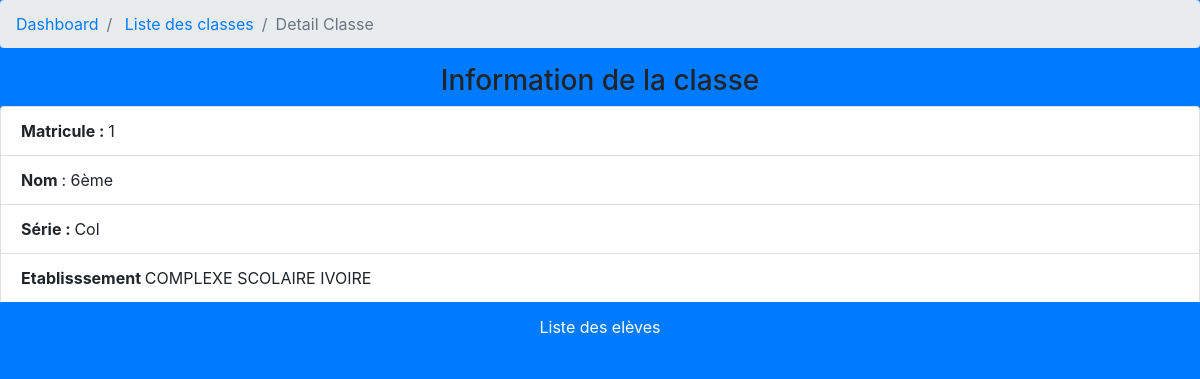
/ets/classe/1, run on the app's committed database.
### etablissements/models.py (models this page shows, shortened)
class Classe(models.Model):
    nom = models.CharField(max_length=256)
    SERIE = (('Col', 'Collège'),
             ('A4', 'A4'),
             ('S', 'S'),
             ('D', 'D'),
             ('C4', 'C'),
             ('E', 'E'),
             ('F2', 'F2'),
             ('F4', 'F4'),
             ('G1', 'G1'),
             ('G2', 'G2'),
             ('G3', 'G3'))
    serie = models.CharField(choices=SERIE, max_length=256)
    etbs = models.ForeignKey('etablissements.Etablissement', related_name='classes',
                            on_delete=models.CASCADE, null=True)
    titulaire = models.OneToOneField('etablissements.Enseignant', related_name='titulaire',
                             on_delete=models.CASCADE, null=True)
    date_creation = models.DateTimeField(auto_now_add=True)
    eff = models.IntegerField(blank=True, null=True)
    moygen1= models.FloatField(blank=True, null=True)
    min1 = models.FloatField(blank=True, null=True)
    min2 = models.FloatField(blank=True, null=True)
    min3 = models.FloatField(blank=True, null=True)
    min = models.FloatField(blank=True, null=True)
    max1 = models.FloatField(blank=True, null=True)
    max2 = models.FloatField(blank=True, null=True)
    max3 = models.FloatField(blank=True, null=True)
    max = models.FloatField(blank=True, null=True)
    moygen2 = models.FloatField(blank=True, null=True)
    moygen3 = models.FloatField(blank=True, null=True)
    moygen = models.FloatField(blank=True, null=True)
    class Meta:
        db_table = "classe"
        verbose_name = "Classe"
        verbose_name_plural = "Classes"

class Etablissement(models.Model):
    nom = models.CharField(max_length=256)
    bp = models.CharField(max_length=20, blank=True, null=True)
    adresse = models.TextField(blank=True, null=True)
    contact = models.BigIntegerField(blank=True, null=True)
    email = models.EmailField(blank=True, null=True, max_length=50)
    inspection = models.ForeignKey('etablissements.Inspection', related_name='etablissements',
                                      on_delete=models.CASCADE, null=True)
    activation = models.BooleanField(default=False)
    logo = models.ImageField(upload_to="ets", blank=True, null=True)
    plan = models.ImageField(upload_to="ets/plan", blank=True, null=True)
    chef = models.OneToOneField('etablissements.Enseignant', related_name='chefetb',on_delete=models.CASCADE, null=True)
    date_creation = models.DateTimeField(auto_now_add=True)
    class Meta:
        db_table = "etablissement"
        verbose_name = "Etablissement"
        verbose_name_plural = "Etablissements"

### etablissements/views.py (the view)
# urls.py: path('classe/<str:pk>', ClasseDetailView.as_view(), name='classe_show'),
class ClasseDetailView(DetailView):
    model = Classe
    template_name = 'classe/detail.html'
    context_object_name = 'classe'

### bulletin/templates/classe/detail.html
{% extends 'base.html' %}
{% load static %}
{% block content %}
    <ol class="breadcrumb">
        <li class="breadcrumb-item">
            <a href="{% url 'home_page' %}">Dashboard</a>
        </li>
        <li class="breadcrumb-item">
            <a href="{% url 'classe_index' %}">Liste des classes</a>
        </li>
        <li class="breadcrumb-item active">Detail Classe</li>
    </ol>
    <div class="row">
        <div class="col">
            <h3 class="text-center">Information de la classe</h3>
            <ul class="list-group">
                <li class="list-group-item"><strong>Matricule : </strong> {{ classe.id }}</li>
                <li class="list-group-item"><strong>Nom </strong>
                    : {{ classe.nom.capitalize }}
                </li>
                <li class="list-group-item"><strong>Série : </strong> {{ classe.serie }}</li>
                <li class="list-group-item"><strong>Etablisssement </strong>{{ classe.etbs.nom }}
                   </li>
                <a target="_blank" class="list-group-item list-group-item-action active text-center"
                   href="{% url 'classe_show' pk=classe.id %}"><span>Liste des elèves</span></a>
            </ul>
        </div>
    </div>
{% endblock %}

### static/dashboard/css/sb-admin.css (style rules this page uses)
html { position: relative; min-height: 100%; }
body { overflow-x: hidden; }

### data on the page
Classe: id "1", nom "6ème", serie "Col", etbs.nom "COMPLEXE SCOLAIRE IVOIRE"
